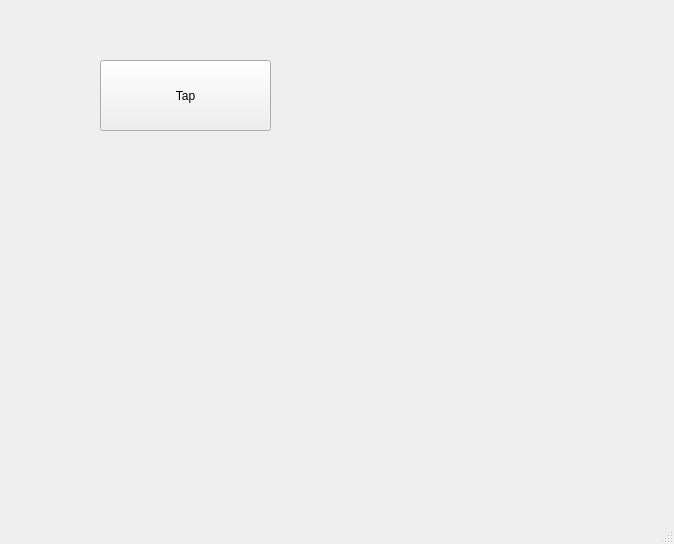
<?xml version="1.0" encoding="UTF-8"?>
<ui version="4.0">
 <class>MainWindow</class>
 <widget class="QMainWindow" name="MainWindow">
  <property name="geometry">
   <rect>
    <x>0</x>
    <y>0</y>
    <width>674</width>
    <height>544</height>
   </rect>
  </property>
  <property name="windowTitle">
   <string>MainWindow</string>
  </property>
  <widget class="QWidget" name="centralwidget">
   <widget class="QPushButton" name="pushButton">
    <property name="geometry">
     <rect>
      <x>100</x>
      <y>60</y>
      <width>171</width>
      <height>71</height>
     </rect>
    </property>
    <property name="text">
     <string>Tap</string>
    </property>
   </widget>
  </widget>
  <widget class="QMenuBar" name="menubar">
   <property name="geometry">
    <rect>
     <x>0</x>
     <y>0</y>
     <width>674</width>
     <height>21</height>
    </rect>
   </property>
  </widget>
  <widget class="QStatusBar" name="statusbar"/>
 </widget>
 <resources/>
 <connections/>
</ui>
